Frame 1 (no input): blank canvas, image omitted
Frame 60 (the mouse pressed at the canvas centre just before this capture): blank canvas, image omitted
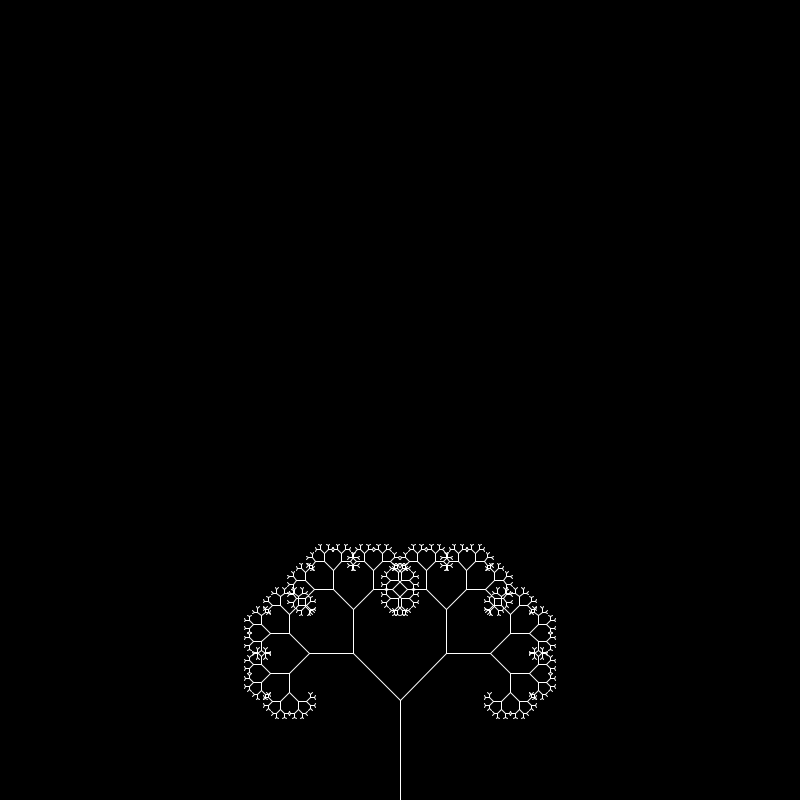
Frame 120 (the mouse held since frame 60 and released just before this capture)

The Processing sketch whose frames 1 and 60 were blank and that drew this single picture after the mouse press (run headless with seeded random() and noise(); from frame 60 on, the mouse is pressed at the canvas centre):

// Processing sketch: L_System
// ── L_System.pde
float theta;

void setup() {
  size(800, 800);
}


void draw() {
  background(0);
  stroke(255);
  theta = map(mouseX, 0, width, 0, PI/2);
  translate(width/2, height);
  branch(100);
}


void branch(float len) {
  line(0, 0, 0, -len);
  translate(0, -len);

  len *= 0.66;

  if (len > 2) {
    //Saves originPoint
    pushMatrix();
    rotate(theta);
    branch(len);
    //GoBackToOriginPoint
    popMatrix();

    pushMatrix();
    rotate(-theta);
    branch(len);
    popMatrix();
  }
}
